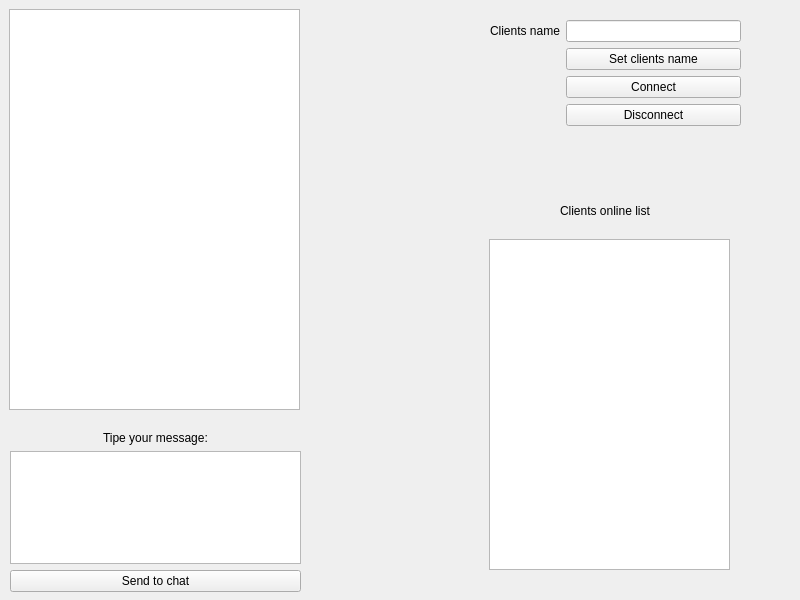
<?xml version="1.0" encoding="UTF-8"?>
<ui version="4.0">
 <class>ChatWindow</class>
 <widget class="QWidget" name="ChatWindow">
  <property name="geometry">
   <rect>
    <x>0</x>
    <y>0</y>
    <width>800</width>
    <height>600</height>
   </rect>
  </property>
  <property name="windowTitle">
   <string>ChatWindow</string>
  </property>
  <widget class="QWidget" name="verticalLayoutWidget">
   <property name="geometry">
    <rect>
     <x>10</x>
     <y>431</y>
     <width>291</width>
     <height>161</height>
    </rect>
   </property>
   <layout class="QVBoxLayout" name="verticalLayout">
    <item alignment="Qt::AlignHCenter">
     <widget class="QLabel" name="label">
      <property name="text">
       <string>Tipe your message:</string>
      </property>
     </widget>
    </item>
    <item>
     <widget class="QTextEdit" name="textEdit"/>
    </item>
    <item>
     <widget class="QPushButton" name="send_to_chat_button">
      <property name="text">
       <string>Send to chat</string>
      </property>
     </widget>
    </item>
   </layout>
  </widget>
  <widget class="QWidget" name="verticalLayoutWidget_2">
   <property name="geometry">
    <rect>
     <x>9</x>
     <y>9</y>
     <width>291</width>
     <height>401</height>
    </rect>
   </property>
   <layout class="QVBoxLayout" name="verticalLayout_2">
    <item>
     <widget class="QListView" name="ChatMessage"/>
    </item>
   </layout>
  </widget>
  <widget class="QWidget" name="formLayoutWidget">
   <property name="geometry">
    <rect>
     <x>490</x>
     <y>20</y>
     <width>251</width>
     <height>151</height>
    </rect>
   </property>
   <layout class="QFormLayout" name="formLayout">
    <item row="0" column="0">
     <widget class="QLabel" name="clientsNameLabel">
      <property name="text">
       <string>Clients name</string>
      </property>
     </widget>
    </item>
    <item row="0" column="1">
     <widget class="QLineEdit" name="name_input"/>
    </item>
    <item row="1" column="1">
     <widget class="QPushButton" name="set_name_button">
      <property name="text">
       <string>Set clients name</string>
      </property>
     </widget>
    </item>
    <item row="2" column="1">
     <widget class="QPushButton" name="connect_button">
      <property name="text">
       <string>Connect</string>
      </property>
     </widget>
    </item>
    <item row="3" column="1">
     <widget class="QPushButton" name="disconnect_button">
      <property name="text">
       <string>Disconnect</string>
      </property>
     </widget>
    </item>
   </layout>
  </widget>
  <widget class="QWidget" name="verticalLayoutWidget_3">
   <property name="geometry">
    <rect>
     <x>489</x>
     <y>239</y>
     <width>241</width>
     <height>331</height>
    </rect>
   </property>
   <layout class="QVBoxLayout" name="verticalLayout_3">
    <item>
     <widget class="QListView" name="listView"/>
    </item>
   </layout>
  </widget>
  <widget class="QLabel" name="label_2">
   <property name="geometry">
    <rect>
     <x>560</x>
     <y>200</y>
     <width>151</width>
     <height>21</height>
    </rect>
   </property>
   <property name="text">
    <string>Clients online list </string>
   </property>
  </widget>
 </widget>
 <resources/>
 <connections>
  <connection>
   <sender>send_to_chat_button</sender>
   <signal>clicked()</signal>
   <receiver>textEdit</receiver>
   <slot>copy()</slot>
   <hints>
    <hint type="sourcelabel">
     <x>233</x>
     <y>578</y>
    </hint>
    <hint type="destinationlabel">
     <x>165</x>
     <y>490</y>
    </hint>
   </hints>
  </connection>
 </connections>
</ui>
